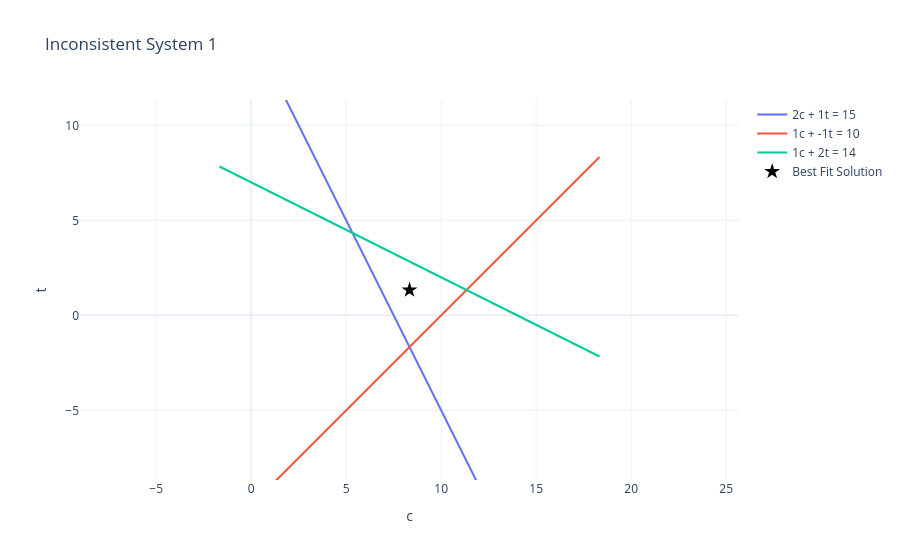

The code cell stored with this chart in its notebook:
### Markdown cell above
## Example 2: Inconsistent Overdetermined System

Usually, 3 lines will not cross at exactly the same point.

(1) $2 c + t = 15$  
(2) $c + -t = 10$  
(3) $c + 2 t = 14$

### Code cell
A = [[2, 1], [1,-1], [1, 2]]
b = [15, 10, 14]

fig = exe.visual_solve_2d(A, b)
fig.show()
